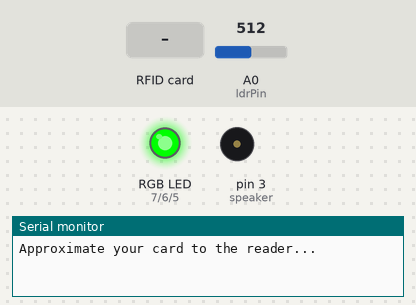
This sketch was run on a simulated Arduino Uno, built with avr-gcc and run on an emulated ATmega328P. Parts: an RGB LED mixed from three pins (HIGH = lit), buzzer (waves = sounding), the last lines printed to the serial monitor. The inputs (shaded band) are chosen by the test bench; at power-on: A0 (ldrPin) = 512. Pins used as bus, display or sensor lines are not drawn.

Above: at 1.2 s.
1.3 s: RFID card 04 3C CA 83 held to the reader
At 3.0 s:
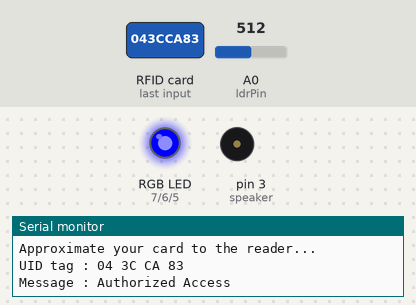
4.3 s: A0 (ldrPin) set to 21
5.8 s: A0 (ldrPin) set to 18
At 7.0 s:
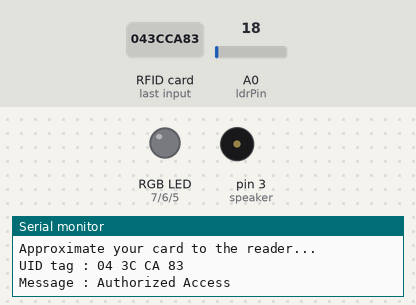
7.3 s: A0 (ldrPin) set to 122
At 8.0 s:
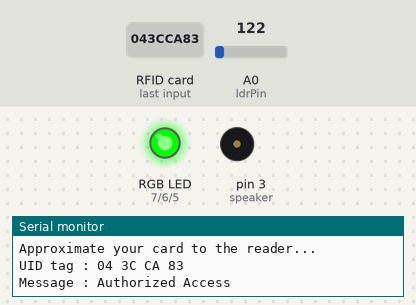
8.8 s: RFID card 5E 7A 19 C4 held to the reader
At 10.4 s:
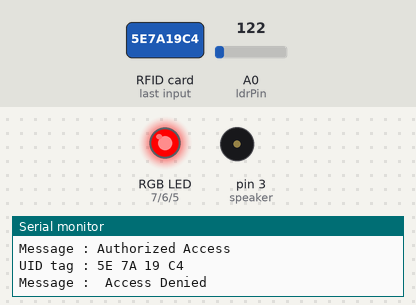
11.8 s: A0 (ldrPin) set to 10
At 12.2 s:
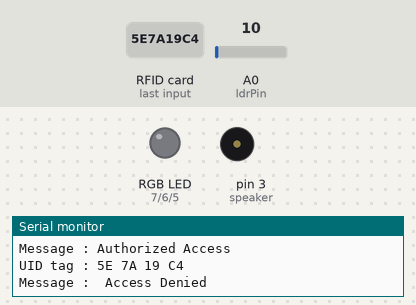
Timing chart, 0 to 14.3 s (numbered marks = the images above; inputs shaded):
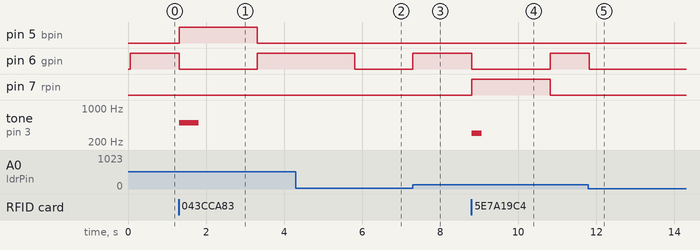

Measured:
- the behaviour switches between 20 and 19 on A0 (ldrPin) (found by bisection; images 1 and 2)
- after the input at 1.3 s, pin 5 (bpin): LOW → HIGH at once, → LOW 2.0 s later; pin 6 (gpin): HIGH → LOW at once, → HIGH 2.0 s later; tone on pin 3 (speaker): silent → 500 Hz at once, → silent 0.50 s later
- after the input at 4.3 s, every drawn part: stays the same
- after the input at 5.8 s, pin 6 (gpin): HIGH → LOW at once
- after the input at 7.3 s, pin 6 (gpin): LOW → HIGH at once
- after the input at 8.8 s, pin 6 (gpin): HIGH → LOW at once, → HIGH 2.0 s later; pin 7 (rpin): LOW → HIGH at once, → LOW 2.0 s later; tone on pin 3 (speaker): silent → 300 Hz at once, → silent 0.25 s later
- after the input at 11.8 s, pin 6 (gpin): HIGH → LOW at once

The sketch:

RGB_LED_RFID.ino
```cpp
// libraries needed
#include <SPI.h>
#include <MFRC522.h>
#include <millisDelay.h>

#define SS_PIN 10
#define RST_PIN 9

MFRC522 mfrc522(SS_PIN, RST_PIN);   // Create MFRC522 instance.

int rpin = 7; // Red
int gpin = 6; // Blue
int bpin = 5; // Green

const int speaker = 3; // Buzzer
const int ldrPin = A0; // LDR

void setup()
{
  Serial.begin(9600);   // Initiate a serial communication
  SPI.begin();      // Initiate  SPI bus
  mfrc522.PCD_Init();   // Initiate MFRC522
  Serial.println("Approximate your card to the reader...");
  Serial.println();

  pinMode(rpin, OUTPUT);
  pinMode(gpin, OUTPUT);
  pinMode(bpin, OUTPUT);

  pinMode(ldrPin, INPUT);
}
void loop()
{
  int ldrStatus = analogRead(ldrPin);
  if (ldrStatus >= 20) // check for light
  {
    setColor(0, 255, 0); //ready to read
    // Look for new cards
    if ( ! mfrc522.PICC_IsNewCardPresent())
    {
      return;
    }
    // Select one of the cards
    if ( ! mfrc522.PICC_ReadCardSerial())
    {
      return;
    }
    Serial.print("UID tag :");
    String content= "";
    byte letter;
    for (byte i = 0; i < mfrc522.uid.size; i++)
    {
       Serial.print(mfrc522.uid.uidByte[i] < 0x10 ? " 0" : " ");
       Serial.print(mfrc522.uid.uidByte[i], HEX);
       content.concat(String(mfrc522.uid.uidByte[i] < 0x10 ? " 0" : " "));
       content.concat(String(mfrc522.uid.uidByte[i], HEX));
    }
    Serial.println();
    Serial.print("Message : ");
    content.toUpperCase();
    if (content.substring(1) == "04 3C CA 83")
    {
      setColor(0, 0, 255);
      tone(speaker, 500, 500);
      Serial.println("Authorized Access");
      Serial.println();
      delay(2000);
    }
  else   {
      setColor(255, 0, 0);
      tone(speaker, 300, 250);
      Serial.println(" Access Denied");
      delay(2000);
    }
  } else {
      setColor(0, 0, 0);
  }
}

void setColor(int rval, int gval, int bval){
  analogWrite(rpin, rval);
  analogWrite(bpin, bval);
  analogWrite(gpin, gval);
}
```
